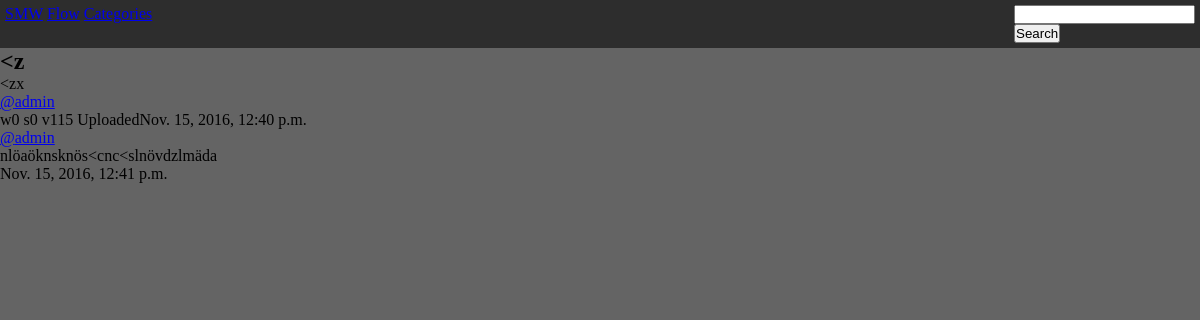
Page /2/ on the committed database.
### smw/models.py (models this page shows, shortened)
class Post(models.Model):
    User = models.ForeignKey(User, on_delete=models.CASCADE)
    Category = models.ForeignKey(Category, on_delete=models.CASCADE)
    Title = models.CharField(max_length=200)
    Idea = models.TextField(unique=True)
    Tags = models.CharField(max_length=200, blank=True, null=True)
    Views = models.IntegerField(default=0)
    Wants = models.IntegerField(default=0)
    Shlts = models.IntegerField(default=0)
    Post_Date = models.DateTimeField(default=datetime.now)

class Comment(models.Model):
    Post = models.ForeignKey(Post, on_delete=models.CASCADE)
    User = models.ForeignKey(User, on_delete=models.CASCADE)
    Text = models.TextField()
    Post_Date = models.DateTimeField(default=datetime.now)
    class Meta:
        unique_together = ("User", "Text", "Post")

### smw/views.py (the view)
# urls.py: url(r'^(?P<pk>[0-9]+)/$', views.Idea , name='idea'),#detailed view of a post
def Idea(request, pk):
    post = get_object_or_404(Post, id=pk)
    post.Views = post.Views+1
    post.save()
    comments = post.comment_set.all()
    return render(request, "smw/idea.html", {"post":post, "comments":comments})

### smw/templates/smw/idea.html (shortened to what this page needs)
{% extends 'smw/base.html' %}
{% block body %}
<h2>{{post.Title}}</h2>
<p>
  {{post.Idea}}
</p>
<a href="#">@{{post.User.username}}</a>
<p>
  w{{post.Wants}} s{{post.Shlts}} v{{post.Views}} Uploaded{{post.Post_Date}}
</p>
{% for comment in comments %}
<a href="#">@{{comment.User.username}}</a>
  <p>
    {{comment.Text}}
  </p>
  <p>
    {{comment.Post_Date}}
  </p>
{% endfor %}
{% endblock%}

### smw/static/smw/style.css (style rules this page uses)
* { padding: 0px; margin: 0px; box-sizing: border-box; }
body { background-color: rgb(100, 100, 100); }

### rows in the picture
Post: Title "<z", Idea "<zx", User.username "admin", Wants "0", Shlts "0", Views "115", Post_Date "Nov. 15, 2016, 12:40 p.m."
Comment: User.username "admin", Text "nlöaöknsknös<cnc<slnövdzlmäda", Post_Date "Nov. 15, 2016, 12:41 p.m."
